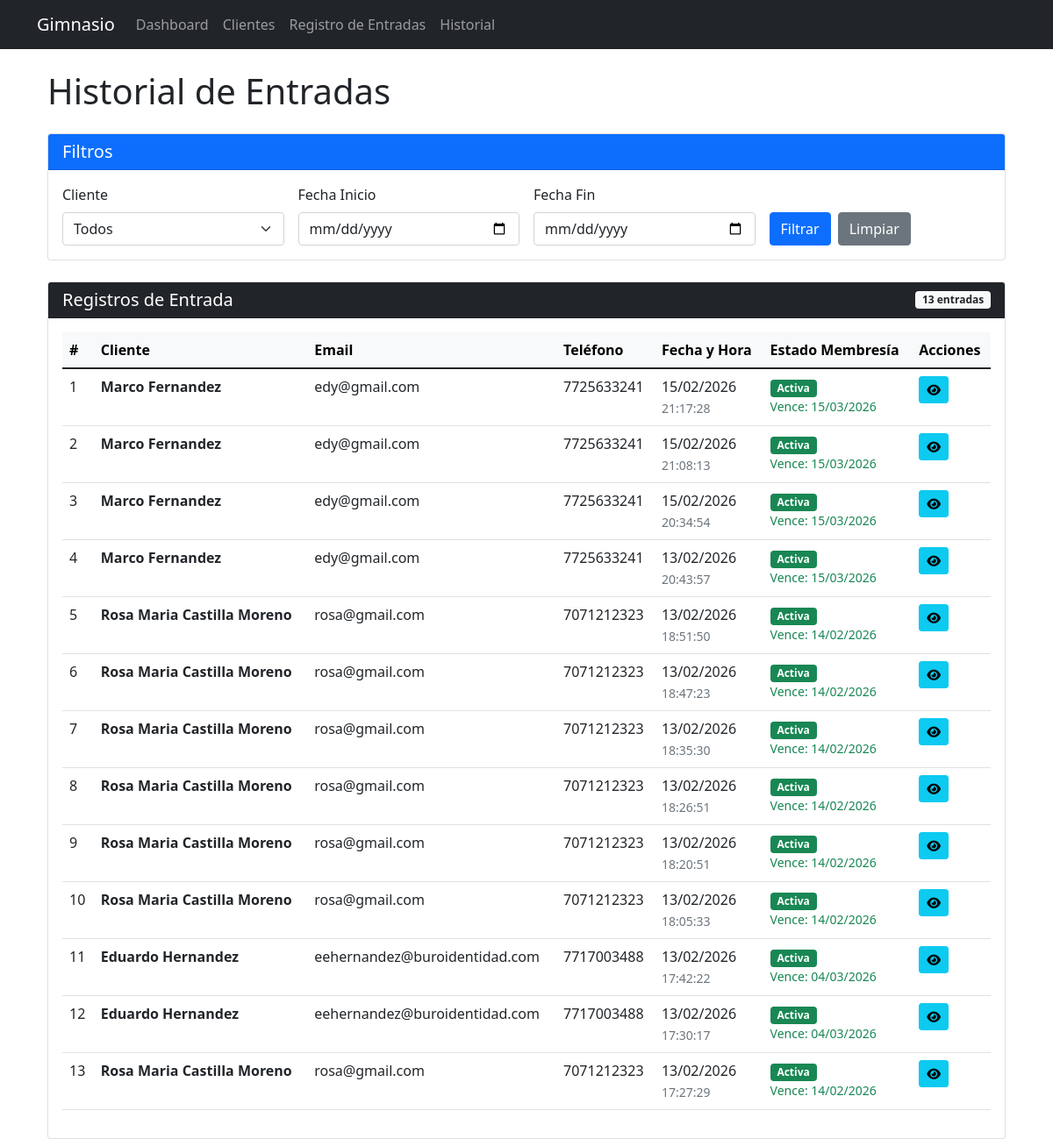
Page /entradas/historial/ (signed in) on the committed database.
### gimnasio/models.py (models this page shows, shortened)
class RegistroEntrada(models.Model):
    cliente = models.ForeignKey(Cliente, on_delete=models.CASCADE, related_name='entradas')
    fecha_entrada = models.DateTimeField(default=timezone.now)
    class Meta:
        verbose_name = "Registro de Entrada"
        verbose_name_plural = "Registros de Entrada"
        ordering = ['-fecha_entrada']

class Cliente(models.Model):
    TIPO_MEMBRESIA = [
        ('mensual', 'Mensual'),
        ('anual', 'Anual'),
        ('semanal', 'Semanal'),
        ('visita', 'Visita'),
    ]
    usuario = models.OneToOneField(User, on_delete=models.CASCADE, null=True, blank=True)
    nombre = models.CharField(max_length=100)
    apellidos = models.CharField(max_length=100)
    telefono = models.CharField(max_length=15)
    email = models.EmailField(unique=True)
    fecha_registro = models.DateTimeField(default=timezone.now)
    activo = models.BooleanField(default=True)
    class Meta:
        verbose_name = "Cliente"
        verbose_name_plural = "Clientes"

class Membresia(models.Model):
    cliente = models.ForeignKey(Cliente, on_delete=models.CASCADE, related_name='membresias')
    tipo = models.CharField(max_length=20, choices=Cliente.TIPO_MEMBRESIA)
    fecha_inicio = models.DateField()
    fecha_fin = models.DateField()
    costo = models.DecimalField(max_digits=10, decimal_places=2)
    pagado = models.BooleanField(default=False)
    class Meta:
        verbose_name = "Membresía"
        verbose_name_plural = "Membresías"

### gimnasio/views.py (the view)
# urls.py: path('entradas/historial/', views.historial_entradas, name='historial_entradas'),
@login_required
def historial_entradas(request):
    entradas = RegistroEntrada.objects.all()
    fecha_inicio = request.GET.get('fecha_inicio')
    fecha_fin = request.GET.get('fecha_fin')
    cliente_id = request.GET.get('cliente')
    if fecha_inicio:
        entradas = entradas.filter(fecha_entrada__date__gte=fecha_inicio)
    if fecha_fin:
        entradas = entradas.filter(fecha_entrada__date__lte=fecha_fin)
    if cliente_id:
        entradas = entradas.filter(cliente_id=cliente_id)
    return render(request, 'gimnasio/historial_entradas.html', {
        'entradas': entradas,
        'clientes': Cliente.objects.filter(activo=True)
    })

### templates/gimnasio/historial_entradas.html (shortened to what this page needs)
{% extends 'base.html' %}
{% block content %}
<div class="container-fluid">
    <div class="row">
        <div class="col-md-12">
            <h1 class="mb-4">
                Historial de Entradas
            </h1>
        </div>
    </div>
    <div class="card mb-4">
        <div class="card-header bg-primary text-white">
            <h5 class="mb-0">
                 Filtros
            </h5>
        </div>
        <div class="card-body">
            <form method="get" class="row g-3">
                <div class="col-md-3">
                    <label for="cliente" class="form-label">Cliente</label>
                    <select name="cliente" id="cliente" class="form-select">
                        <option value="">Todos</option>
                    </select>
                </div>
                <div class="col-md-3">
                    <label for="fecha_inicio" class="form-label">Fecha Inicio</label>
                    <input type="date" name="fecha_inicio" id="fecha_inicio"
                           class="form-control" value="{{ request.GET.fecha_inicio }}">
                </div>
                <div class="col-md-3">
                    <label for="fecha_fin" class="form-label">Fecha Fin</label>
                    <input type="date" name="fecha_fin" id="fecha_fin"
                           class="form-control" value="{{ request.GET.fecha_fin }}">
                </div>
                <div class="col-md-3 d-flex align-items-end">
                    <button type="submit" class="btn btn-primary me-2">
                         Filtrar
                    </button>
                    <a href="{% url 'historial_entradas' %}" class="btn btn-secondary">
                         Limpiar
                    </a>
                </div>
            </form>
        </div>
    </div>
    <div class="card">
        <div class="card-header bg-dark text-white d-flex justify-content-between align-items-center">
            <h5 class="mb-0">Registros de Entrada</h5>
            <span class="badge bg-light text-dark">{{ entradas|length }} entradas</span>
        </div>
        <div class="card-body">
            <div class="table-responsive">
                <table class="table table-hover">
                    <thead class="table-light">
                        <tr>
                            <th>#</th>
                            <th>Cliente</th>
                            <th>Email</th>
                            <th>Teléfono</th>
                            <th>Fecha y Hora</th>
                            <th>Estado Membresía</th>
                            <th>Acciones</th>
                        </tr>
                    </thead>
                    <tbody>
                        {% for entrada in entradas %}
                        <tr>
                            <td>{{ forloop.counter }}</td>
                            <td>
                                <strong>{{ entrada.cliente.nombre }} {{ entrada.cliente.apellidos }}</strong>
                            </td>
                            <td>{{ entrada.cliente.email }}</td>
                            <td>{{ entrada.cliente.telefono }}</td>
                            <td>
                                {{ entrada.fecha_entrada|date:"d/m/Y" }}<br>
                                <small class="text-muted">{{ entrada.fecha_entrada|date:"H:i:s" }}</small>
                            </td>
                            <td>
                                {% with entrada.cliente.membresias.all as membresias %}
                                    {% with hoy=entrada.fecha_entrada.date %}
                                        {% with membresias|dictsortreversed:"fecha_inicio"|first as ultima_membresia %}
                                            {% if ultima_membresia %}
                                                {% if ultima_membresia.pagado and ultima_membresia.fecha_inicio <= hoy and ultima_membresia.fecha_fin >= hoy %}
                                                    <span class="badge bg-success">Activa</span>
                                                    <small class="d-block text-success">
                                                        Vence: {{ ultima_membresia.fecha_fin|date:"d/m/Y" }}
                                                    </small>
                                                {% elif ultima_membresia.fecha_fin < hoy %}
                                                    <span class="badge bg-danger">Vencida</span>
                                                {% else %}
                                                    <span class="badge bg-warning text-dark">Pendiente</span>
                                                {% endif %}
                                            {% else %}
                                                <span class="badge bg-secondary">Sin membresía</span>
                                            {% endif %}
                                        {% endwith %}
                                    {% endwith %}
                                {% endwith %}
                            </td>
                            <td>
                                <a href="{% url 'detalle_cliente' entrada.cliente.pk %}"
                                   class="btn btn-sm btn-info"
                                   title="Ver detalle del cliente">
                                    <i class="fa fa-eye" ></i>
                                </a>
                            </td>
                        </tr>
                        {% endfor %}
                    </tbody>
                </table>
            </div>
        </div>
    </div>
</div>
{% endblock %}

### rows in the picture
RegistroEntrada: cliente.nombre "Marco", cliente.apellidos "Fernandez", cliente.email "edy@gmail.com", cliente.telefono "7725633241", fecha_entrada "15/02/2026", fecha_entrada "21:17:28"
Membresia: fecha_fin "15/03/2026"
RegistroEntrada: cliente.nombre "Marco", cliente.apellidos "Fernandez", cliente.email "edy@gmail.com", cliente.telefono "7725633241", fecha_entrada "15/02/2026", fecha_entrada "21:08:13"
RegistroEntrada: cliente.nombre "Marco", cliente.apellidos "Fernandez", cliente.email "edy@gmail.com", cliente.telefono "7725633241", fecha_entrada "15/02/2026", fecha_entrada "20:34:54"
RegistroEntrada: cliente.nombre "Marco", cliente.apellidos "Fernandez", cliente.email "edy@gmail.com", cliente.telefono "7725633241", fecha_entrada "13/02/2026", fecha_entrada "20:43:57"
RegistroEntrada: cliente.nombre "Rosa Maria", cliente.apellidos "Castilla Moreno", cliente.email "rosa@gmail.com", cliente.telefono "7071212323", fecha_entrada "13/02/2026", fecha_entrada "18:51:50"
Membresia: fecha_fin "14/02/2026"
RegistroEntrada: cliente.nombre "Rosa Maria", cliente.apellidos "Castilla Moreno", cliente.email "rosa@gmail.com", cliente.telefono "7071212323", fecha_entrada "13/02/2026", fecha_entrada "18:47:23"
RegistroEntrada: cliente.nombre "Rosa Maria", cliente.apellidos "Castilla Moreno", cliente.email "rosa@gmail.com", cliente.telefono "7071212323", fecha_entrada "13/02/2026", fecha_entrada "18:35:30"
RegistroEntrada: cliente.nombre "Rosa Maria", cliente.apellidos "Castilla Moreno", cliente.email "rosa@gmail.com", cliente.telefono "7071212323", fecha_entrada "13/02/2026", fecha_entrada "18:26:51"
RegistroEntrada: cliente.nombre "Rosa Maria", cliente.apellidos "Castilla Moreno", cliente.email "rosa@gmail.com", cliente.telefono "7071212323", fecha_entrada "13/02/2026", fecha_entrada "18:20:51"
RegistroEntrada: cliente.nombre "Rosa Maria", cliente.apellidos "Castilla Moreno", cliente.email "rosa@gmail.com", cliente.telefono "7071212323", fecha_entrada "13/02/2026", fecha_entrada "18:05:33"
RegistroEntrada: cliente.nombre "Eduardo", cliente.apellidos "Hernandez", cliente.email "eehernandez@buroidentidad.com", cliente.telefono "7717003488", fecha_entrada "13/02/2026", fecha_entrada "17:42:22"
Membresia: fecha_fin "04/03/2026"
RegistroEntrada: cliente.nombre "Eduardo", cliente.apellidos "Hernandez", cliente.email "eehernandez@buroidentidad.com", cliente.telefono "7717003488", fecha_entrada "13/02/2026", fecha_entrada "17:30:17"
RegistroEntrada: cliente.nombre "Rosa Maria", cliente.apellidos "Castilla Moreno", cliente.email "rosa@gmail.com", cliente.telefono "7071212323", fecha_entrada "13/02/2026", fecha_entrada "17:27:29"

### other values in the picture
{{ entradas|length }} "13"
